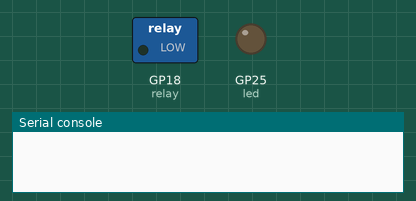
The program below on a simulated Raspberry Pi Pico running MicroPython. Shown: switched loads named in the program (green lamp = pin HIGH), output pins drawn as LEDs (lit = HIGH), the last lines printed to the serial console. WiFi joins after 1.5 s; web requests get an empty 200 reply after 0.4 s; the clock reads 2024-03-15 10:24:30 at power-on unless the program sets it.

Above: at 0.1 s.
At 22.6 s:
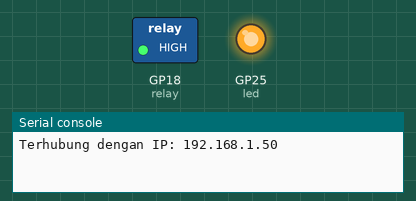
At 32.6 s:
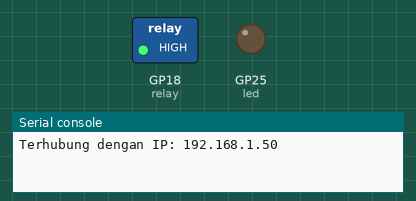
Timing chart, 0 to 40.0 s (numbered marks = the images above):
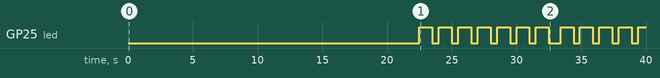

Measured:
- by itself, GP25 (led): goes 6 × (HIGH 1.0 s, LOW 0.50 s), HIGH 1.0 s, LOW 0.90 s, 4 × (HIGH 1.0 s, LOW 0.50 s), then HIGH

The program:

gpsrelaymainon.py
```python
import time
import network
import urequests
from time import sleep
from machine import Pin, Timer
import machine
import utime

time.sleep(3)


# Fungsi bantu: konversi GPS ke format desimal
def convert_to_decimal(coord):
    degrees, minutes, direction = coord
    decimal = degrees + (minutes / 60)
    if direction in ['S', 'W']:
        decimal = -decimal
    return decimal

# Koneksi WiFi
SSID = "Loraswat"
PASSWORD = "12345678"

wlan = network.WLAN(network.STA_IF)
wlan.active(True)
if not wlan.isconnected():
    wlan.connect(SSID, PASSWORD)
    sleep(1.5)
    max_wait = 10
    while not wlan.isconnected():
        print("Menghubungkan ke WiFi...")
        time.sleep(1)

print("Terhubung dengan IP:", wlan.ifconfig()[0])
time.sleep(3)

from micropyGPS import MicropyGPS
from machine import UART, Pin

# Inisialisasi micropyGPS
my_gps = MicropyGPS()
time.sleep(5)
# UART GPS
gps_serial = UART(1, baudrate=9600, tx=Pin(4), rx=Pin(5))
sleep(10)

# Inisialisasi relay
relay = Pin(18, Pin.OUT)
relay.value(1)  # default OFF

# URL server
base_url = "http://192.168.8.32/pico-web/command"
get_status_url = base_url + "/get_relay.php"
post_gps_url = base_url + "/send_gps.php"

# Waktu terakhir aksi
last_get_time = time.time()
last_post_time = time.time()

# Loop utama
led = machine.Pin("LED",machine.Pin.OUT) #led blink
while True:
    led.value(1)
    utime.sleep(1)
    led.value(0)
    utime.sleep(0.4)
    now = time.time()

    # Ambil status relay tiap 10 detik
    if now - last_get_time >= 10:
        try:
            response = urequests.get(get_status_url)
            server_status = response.text.strip()
            print("[GET] Status relay : ", server_status)
            response.close()

            if 'ON' in server_status:
                relay.value(0)
            else:
                relay.value(1)

            last_get_time = now
        except Exception as e:
            print("Gagal GET : ", e)

    # Kirim gps ke server tiap 10 detik
    if now - last_post_time >= 20:
        try:
            # Update GPS dari serial
            while gps_serial.any():
                data = gps_serial.read()
                for byte in data:
                    stat = my_gps.update(chr(byte))
                    if stat is not None:
                        # Print parsed GPS data
                        print('UTC Timestamp:', my_gps.timestamp)
                        print('Date:', my_gps.date_string('long'))
                        print('Latitude:', my_gps.latitude_string())
                        print('Longitude:', my_gps.longitude_string())
                        print('Altitude:', my_gps.altitude)
                        print('Satellites in use:', my_gps.satellites_in_use)
                        print('Horizontal Dilution of Precision:', my_gps.hdop)
                        print()

            # Ambil data GPS
            lat = my_gps.latitude
            lon = my_gps.longitude

            # Pastikan data sudah valid
            if lat[0] != 0 and lon[0] != 0:
                lat_decimal = convert_to_decimal(lat)
                lon_decimal = convert_to_decimal(lon)

                data_json = {
                    "latitude": lat_decimal,
                    "longitude": lon_decimal
                }

                response = urequests.post(post_gps_url, json=data_json)
                print("[POST] Kirim GPS ke server : ", data_json)
                response.close()
            else:
                print("[POST] GPS belum valid.")

            last_post_time = now
        except Exception as e:
            print("Gagal POST : ", e)

    time.sleep(0.1)
```
